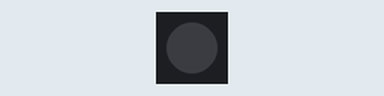
Bench run of a program on a simulated MicroPython board. On the bench: 1 RGB LEDs in strip order, left to right. Dim RGB values are drawn brighter than linear.

Above: at 0.15 s.
At 10.43 s:
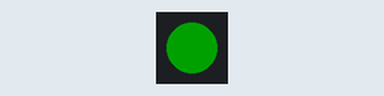
At 19.8 s:
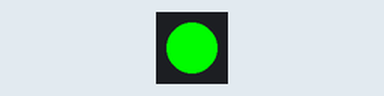
At 39.75 s:
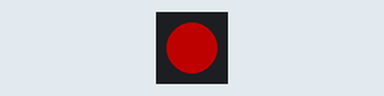
Timing chart, 0 to 40.0 s (numbered marks = the images above):
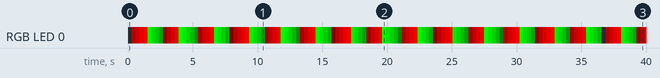

The program:

rgb_fading.py
```python
# Imports
import time
from machine import Pin
from neopixel import NeoPixel

# Define the strip pin number (2) and number of LEDs (1)
GRBled = NeoPixel(Pin(2), 1)

while True:

    for i in range(255): # Changes i by +1 each loop, from 0 to 255

        GRBled.fill((i,0,0)) # Uses the i value as the G in GRB

        GRBled.write()

        time.sleep(0.005) # Very short delay

    for i in reversed (range(255)): # Changes i by -1 each loop, from 255 to 0

        GRBled.fill((0,i,0)) # Uses the i value as the R in GRB

        GRBled.write()

        time.sleep(0.005) # Very short delay
```

Measured:
- by itself, RGB LED 0: off → RGB(59, 0, 0) at 0.30 s, → RGB(118, 0, 0) 0.30 s later, → RGB(177, 0, 0) 0.30 s later, → RGB(236, 0, 0) 0.30 s later, … (132 changes in this stretch)
